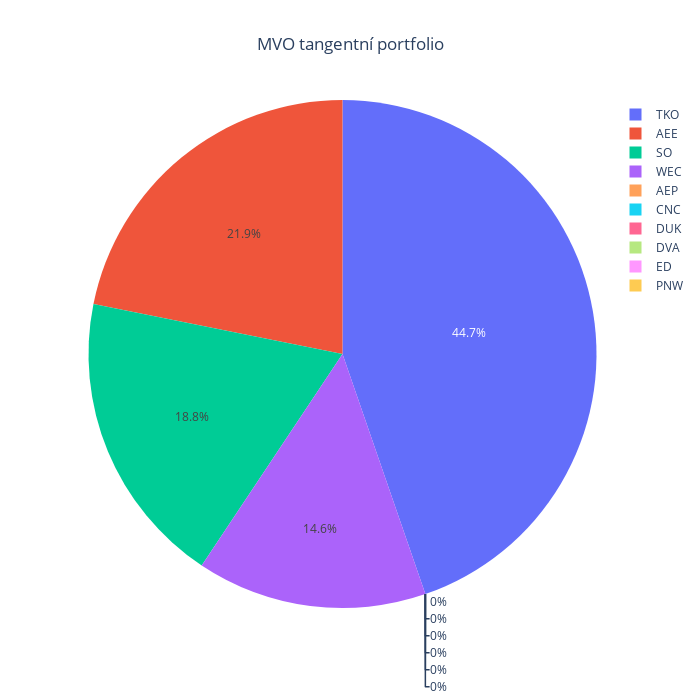

Notebook cell for this chart:
### Code cell
weightsMVOTangent = MVOTangentPortfolio(prices = prices)
weightsPlot(weightsMVOTangent, title = "MVO tangentní portfolio")

### Figure 1 — Plotly figure (JSON) as saved in the notebook; plotly's stock layout.template omitted (floating-point values rounded to 4 significant figures)
{"data": [{"labels": ["AEE", "AEP", "CNC", "DUK", "DVA", "ED", "PNW", "SO", "TKO", "WEC"], "type": "pie", "values": [0.2185, 0, 0, 0, 0, 0, 0, 0.188, 0.4471, 0.1464]}], "layout": {"height": 700, "title": {"text": "MVO tangentní portfolio", "x": 0.5}, "width": 700}}
